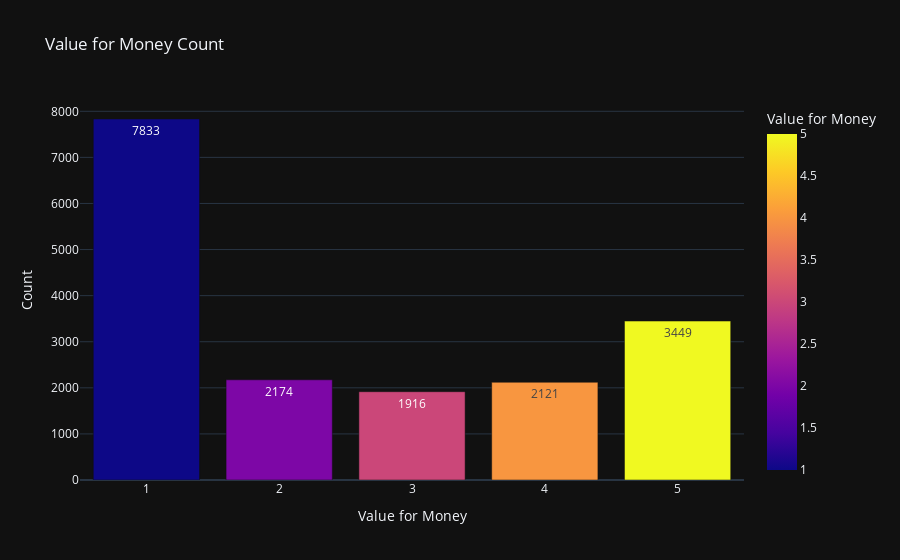

Notebook source saved alongside this figure:
### Code cell
px.bar(df_eda.groupby('value_for_money')['index'].count().reset_index(), x='value_for_money', y='index', color='value_for_money', template='plotly_dark', labels={'value_for_money':'Value for Money', 'index':'Count'}, title='Value for Money Count', text_auto=True)

### Figure 1 — Plotly figure (JSON) as saved in the notebook; plotly's stock layout.template omitted (floating-point values rounded to 4 significant figures)
{"data": [{"alignmentgroup": "True", "hovertemplate": "Value for Money=%{marker.color}<br>Count=%{y}<extra></extra>", "legendgroup": "", "marker": {"color": [1, 2, 3, 4, 5], "coloraxis": "coloraxis", "pattern": {"shape": ""}}, "name": "", "offsetgroup": "", "orientation": "v", "showlegend": false, "textposition": "auto", "texttemplate": "%{y}", "type": "bar", "x": [1, 2, 3, 4, 5], "xaxis": "x", "y": [7833, 2174, 1916, 2121, 3449], "yaxis": "y"}], "layout": {"barmode": "relative", "coloraxis": {"colorbar": {"title": {"text": "Value for Money"}}, "colorscale": [[0, "#0d0887"], [0.1111, "#46039f"], [0.2222, "#7201a8"], [0.3333, "#9c179e"], [0.4444, "#bd3786"], [0.5556, "#d8576b"], [0.6667, "#ed7953"], [0.7778, "#fb9f3a"], [0.8889, "#fdca26"], [1, "#f0f921"]]}, "legend": {"tracegroupgap": 0}, "title": {"text": "Value for Money Count"}, "xaxis": {"anchor": "y", "domain": [0, 1], "title": {"text": "Value for Money"}}, "yaxis": {"anchor": "x", "domain": [0, 1], "title": {"text": "Count"}}}}
